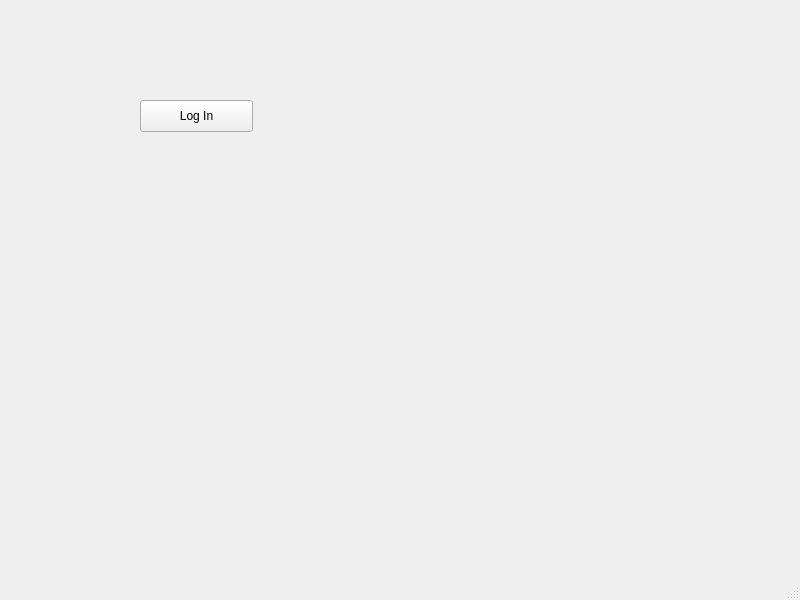
<?xml version="1.0" encoding="UTF-8"?>
<ui version="4.0">
 <class>FirstWindow</class>
 <widget class="QMainWindow" name="FirstWindow">
  <property name="geometry">
   <rect>
    <x>0</x>
    <y>0</y>
    <width>800</width>
    <height>600</height>
   </rect>
  </property>
  <property name="windowTitle">
   <string>MainWindow</string>
  </property>
  <widget class="QWidget" name="centralwidget">
   <widget class="QPushButton" name="pushButton">
    <property name="geometry">
     <rect>
      <x>140</x>
      <y>100</y>
      <width>113</width>
      <height>32</height>
     </rect>
    </property>
    <property name="text">
     <string>Log In</string>
    </property>
   </widget>
  </widget>
  <widget class="QMenuBar" name="menubar">
   <property name="geometry">
    <rect>
     <x>0</x>
     <y>0</y>
     <width>800</width>
     <height>22</height>
    </rect>
   </property>
  </widget>
  <widget class="QStatusBar" name="statusbar"/>
 </widget>
 <resources/>
 <connections/>
</ui>
